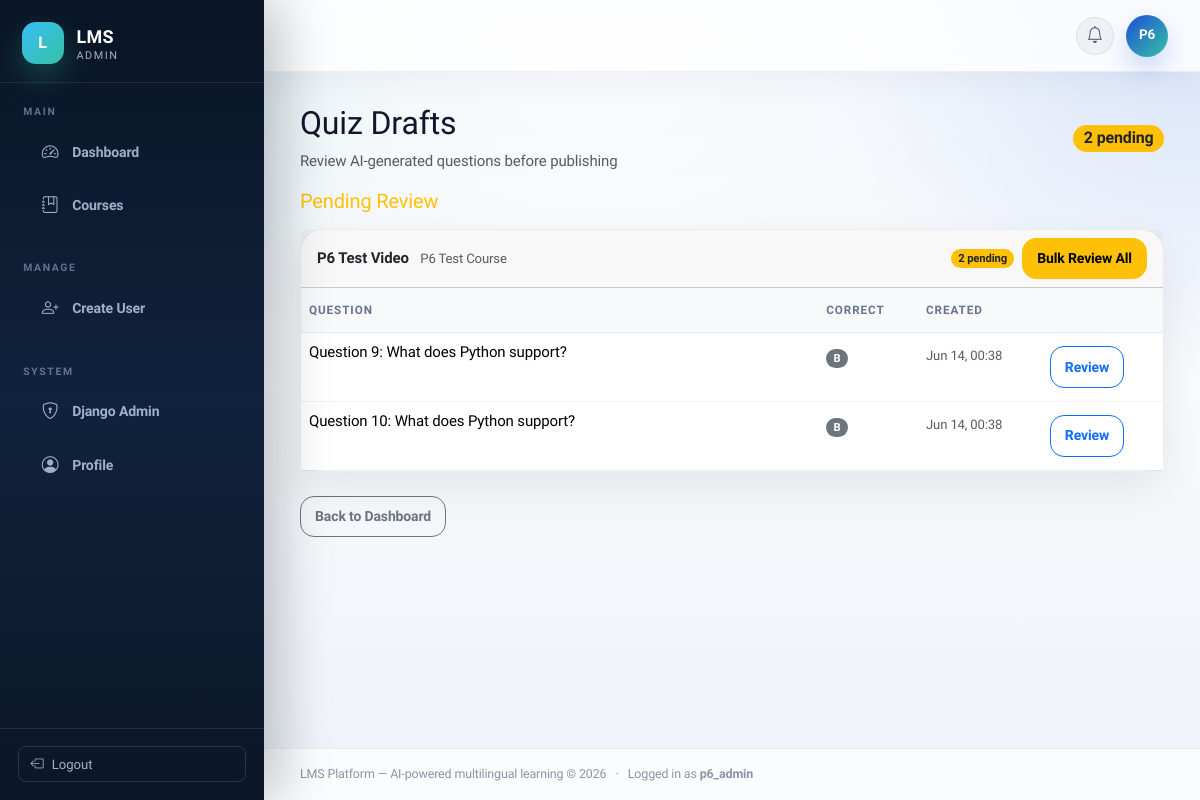
The page /quizzes/drafts/ (signed in) on the database its author committed.
### users/models.py (models this page shows, shortened)
class User(AbstractUser):
    class Role(models.TextChoices):
        ADMIN = 'admin', 'Admin'
        INSTRUCTOR = 'instructor', 'Trainer'
        STUDENT = 'student', 'Trainee'
    class Language(models.TextChoices):
        ENGLISH = 'en', 'English'
        MALAYALAM = 'ml', 'Malayalam'
    role = models.CharField(
        max_length=20,
        choices=Role.choices,
        default=Role.STUDENT,
    )
    google_meet_link = models.URLField(
        blank=True,
        null=True,
        help_text='Personal Google Meet link (instructors only).',
    )
    profile_picture = models.ImageField(
        upload_to='profiles/',
        blank=True,
        null=True,
    )
    phone = models.CharField(max_length=15, blank=True, null=True)
    preferred_language = models.CharField(
        max_length=2,
        choices=Language.choices,
        default=Language.ENGLISH,
    )

### videos/models.py (models this page shows, shortened)
class Video(models.Model):
    PROCESSING_TIMEOUT = timedelta(minutes=3)
    class Status(models.TextChoices):
        UPLOADED = 'UPLOADED', 'Awaiting Study Material'
        PROCESSING = 'PROCESSING', 'Processing'
        READY = 'READY', 'Ready'
        FAILED = 'FAILED', 'Failed'
    class Language(models.TextChoices):
        ENGLISH = 'en', 'English'
        MALAYALAM = 'ml', 'Malayalam'
        MIXED = 'mixed', 'Mixed'
    course = models.ForeignKey(
        'courses.Course', on_delete=models.CASCADE, related_name='videos'
    )
    title = models.CharField(max_length=200)
    description = models.TextField(blank=True)
    video_key = models.CharField(max_length=500, blank=True)
    audio_key = models.CharField(max_length=500, blank=True)
    language_code = models.CharField(
        max_length=10, choices=Language.choices, default=Language.ENGLISH
    )
    status = models.CharField(
        max_length=20, choices=Status.choices, default=Status.UPLOADED
    )
    english_transcript = models.TextField(blank=True)
    malayalam_transcript = models.TextField(blank=True)
    detected_language = models.CharField(max_length=10, blank=True)
    duration_seconds = models.FloatField(null=True, blank=True)
    english_pdf_key = models.CharField(max_length=500, blank=True)
    malayalam_pdf_key = models.CharField(max_length=500, blank=True)
    processing_started_at = models.DateTimeField(null=True, blank=True)
    created_at = models.DateTimeField(auto_now_add=True)
    class Meta:
        ordering = ['-created_at']

### courses/models.py (models this page shows, shortened)
class Course(models.Model):
    class Language(models.TextChoices):
        ENGLISH = 'en', 'English'
        MALAYALAM = 'ml', 'Malayalam'
    title = models.CharField(max_length=200)
    description = models.TextField(blank=True)
    instructor = models.ForeignKey(
        settings.AUTH_USER_MODEL,
        on_delete=models.SET_NULL,
        null=True,
        blank=True,
        related_name='courses_taught',
        limit_choices_to={'role': 'instructor'},
    )
    language = models.CharField(max_length=2, choices=Language.choices, default=Language.ENGLISH)
    created_at = models.DateTimeField(auto_now_add=True)
    is_active = models.BooleanField(default=True)
    class Meta:
        ordering = ['-created_at']

### quizzes/models.py (models this page shows, shortened)
class QuizDraft(models.Model):
    class Status(models.TextChoices):
        PENDING  = 'pending',  'Pending'
        APPROVED = 'approved', 'Approved'
        REJECTED = 'rejected', 'Rejected'
    OPTION_CHOICES = [('a', 'A'), ('b', 'B'), ('c', 'C'), ('d', 'D')]
    video          = models.ForeignKey('videos.Video', on_delete=models.CASCADE, related_name='quiz_drafts')
    question_text  = models.TextField()
    option_a       = models.CharField(max_length=500)
    option_b       = models.CharField(max_length=500)
    option_c       = models.CharField(max_length=500)
    option_d       = models.CharField(max_length=500)
    correct_option = models.CharField(max_length=1, choices=OPTION_CHOICES)
    explanation    = models.TextField(blank=True)
    status         = models.CharField(max_length=10, choices=Status.choices, default=Status.PENDING, db_index=True)
    admin_note     = models.TextField(blank=True)
    created_at     = models.DateTimeField(auto_now_add=True)
    class Meta:
        ordering = ['video', 'created_at']

### quizzes/views.py (the view)
# urls.py: path('drafts/',                       views.quiz_draft_list,   name='quiz-draft-list'),
@_reviewer_required
def quiz_draft_list(request):
    pending = (
        _reviewable_drafts(request.user)
        .filter(status=QuizDraft.Status.PENDING)
        .order_by('video', 'created_at')
    )
    groups = {}
    for draft in pending:
        groups.setdefault(draft.video, []).append(draft)
    approved_by_video = {}
    approved = (
        _reviewable_drafts(request.user)
        .filter(status=QuizDraft.Status.APPROVED)
    )
    for draft in approved:
        approved_by_video.setdefault(draft.video, 0)
        approved_by_video[draft.video] += 1
    return render(request, 'quizzes/draft_list.html', {
        'groups':           groups,
        'approved_by_video': approved_by_video,
        'total_pending':    pending.count(),
    })

### chatbot/context_processors.py (called while the page is built, shortened)
def learning_assistant_context(request):
    user = getattr(request, 'user', None)
    if not user or not user.is_authenticated or user.role != 'student':
        return {}

### quizzes/views.py (called while the page is built)
def _reviewable_drafts(user):
    drafts = QuizDraft.objects.select_related('video', 'video__course')
    if user.role == User.Role.ADMIN:
        return drafts
    if user.role == User.Role.INSTRUCTOR:
        return drafts.filter(video__course__instructor=user)
    return drafts.none()

def _reviewer_required(view_func):
    @wraps(view_func)
    def wrapper(request, *args, **kwargs):
        if not request.user.is_authenticated:
            return redirect('login')
        if request.user.role not in (User.Role.ADMIN, User.Role.INSTRUCTOR):
            messages.error(request, 'Quiz review access required.')
            return redirect('home')
        return view_func(request, *args, **kwargs)
    return wrapper

### templates/quizzes/draft_list.html (shortened to what this page needs)
{% extends "base.html" %}
{% block content %}
<div class="d-flex justify-content-between align-items-center mb-3">
  <div>
    <h2>Quiz Drafts</h2>
    <p class="text-muted mb-0">Review AI-generated questions before publishing</p>
  </div>
  {% if total_pending %}
    <span class="badge bg-warning text-dark fs-6">{{ total_pending }} pending</span>
  {% else %}
    <span class="badge bg-success fs-6">All clear</span>
  {% endif %}
</div>
{% if groups %}
<h5 class="mt-2 mb-3 text-warning">Pending Review</h5>
{% for video, drafts in groups.items %}
<div class="card mb-4">
  <div class="card-header d-flex justify-content-between align-items-center">
    <div>
      <strong>{{ video.title }}</strong>
      <span class="text-muted ms-2 small">{{ video.course.title }}</span>
    </div>
    <div class="d-flex align-items-center gap-2">
      <span class="badge bg-warning text-dark">{{ drafts|length }} pending</span>
      <a href="{% url 'bulk-review-quiz-drafts' video.id %}" class="btn btn-sm btn-warning">
        Bulk Review All
      </a>
    </div>
  </div>
  <div class="card-body p-0">
    <table class="table table-hover mb-0">
      <thead class="table-light">
        <tr>
          <th style="width:60%">Question</th>
          <th>Correct</th>
          <th>Created</th>
          <th></th>
        </tr>
      </thead>
      <tbody>
        {% for draft in drafts %}
        <tr>
          <td class="py-2">{{ draft.question_text|truncatechars:100 }}</td>
          <td><span class="badge bg-secondary text-uppercase">{{ draft.correct_option }}</span></td>
          <td class="text-muted small">{{ draft.created_at|date:"M d, H:i" }}</td>
          <td>
            <a href="{% url 'review-quiz-draft' draft.id %}" class="btn btn-sm btn-outline-primary">Review</a>
          </td>
        </tr>
        {% endfor %}
      </tbody>
    </table>
  </div>
</div>
{% endfor %}
{% endif %}
<div class="mt-3">
  {% if user.role == 'instructor' %}
  <a href="{% url 'instructor-dashboard' %}" class="btn btn-outline-secondary btn-sm">Back to Dashboard</a>
  {% else %}
  <a href="{% url 'admin-dashboard' %}" class="btn btn-outline-secondary btn-sm">Back to Dashboard</a>
  {% endif %}
</div>
{% endblock %}

### templates/base.html (shortened to what this page needs)
<!DOCTYPE html>
<html lang="en">
<head>
  <link rel="stylesheet" href="https://cdn.jsdelivr.net/npm/bootstrap@5.3.3/dist/css/bootstrap.min.css">
  <link rel="stylesheet" href="https://cdn.jsdelivr.net/npm/bootstrap-icons@1.11.3/font/bootstrap-icons.min.css">
</head>
<body>
{% if user.is_authenticated %}
<aside class="lms-sidebar" id="lms-sidebar">
  <a href="{% url 'home' %}" class="sidebar-brand">
    <div class="brand-icon">L</div>
    <div>
      <div class="brand-name">LMS</div>
      <div class="brand-sub">{{ user.get_role_display }}</div>
    </div>
  </a>
  {% if user.role == 'admin' %}
  <div class="sidebar-section">
    <span class="sidebar-label">Main</span>
    <ul class="sidebar-nav">
      <li><a href="{% url 'admin-dashboard' %}"><span class="nav-icon"><i class="bi bi-speedometer2"></i></span>Dashboard</a></li>
      <li><a href="{% url 'course-list' %}"><span class="nav-icon"><i class="bi bi-journal-bookmark"></i></span>Courses</a></li>
    </ul>
  </div>
  <div class="sidebar-section">
    <span class="sidebar-label">Manage</span>
    <ul class="sidebar-nav">
      <li>
        <a href="{% url 'create-user' %}">
          <span class="nav-icon"><i class="bi bi-person-plus"></i></span>Create User
        </a>
      </li>
    </ul>
  </div>
  <div class="sidebar-section">
    <span class="sidebar-label">System</span>
    <ul class="sidebar-nav">
      <li><a href="{% url 'admin:index' %}"><span class="nav-icon"><i class="bi bi-shield-lock"></i></span>Django Admin</a></li>
      <li><a href="{% url 'profile' %}"><span class="nav-icon"><i class="bi bi-person-circle"></i></span>Profile</a></li>
    </ul>
  </div>
  {% endif %}
  <div class="sidebar-footer">
    <form method="post" action="{% url 'logout' %}">
      <button type="submit"
              style="width:100%;background:none;border:1px solid #2e3542;border-radius:8px;color:#a9b0bb;
                     font-size:.82rem;padding:.45rem .75rem;cursor:pointer;display:flex;align-items:center;gap:.5rem;">
        <i class="bi bi-box-arrow-left"></i> Logout
      </button>
    </form>
  </div>
</aside>
{% endif %}
<div class="lms-main {% if user.is_authenticated %}has-sidebar{% endif %}" id="lms-main">
  {% if user.is_authenticated %}
  <header class="lms-topbar">
    <div class="topbar-right">
      <div class="dropdown">
        <button class="topbar-icon-btn" data-bs-toggle="dropdown" aria-label="Notifications">
          <i class="bi bi-bell"></i>
        </button>
      </div>
      <div class="dropdown">
        <div class="user-avatar" data-bs-toggle="dropdown" title="{{ user.username }}">
          {{ user.username|slice:":2"|upper }}
        </div>
      </div>
    </div>
  </header>
  {% endif %}
  <main class="lms-content {% block content_class %}{% endblock %}">
    {% block content %}{% endblock %}
  </main>
  <footer class="lms-footer">
    LMS Platform &mdash; AI-powered multilingual learning &copy; 2026
    {% if user.is_authenticated %}
    &ensp;&middot;&ensp; Logged in as <strong>{{ user.username }}</strong>
    {% endif %}
  </footer>
</div>
</body>
</html>

### rows shown on the page
User: role "ADMIN", username "P6", username "p6_admin"
Video: title "P6 Test Video", course "P6 Test Course", drafts "2"
QuizDraft: question_text "Question 9: What does Python support?", correct_option "B", created_at "Jun 14, 00:38"
QuizDraft: question_text "Question 10: What does Python support?", correct_option "B", created_at "Jun 14, 00:38"

### other values the page prints
{{ total_pending }} "2"
